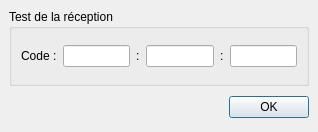
<ui version="4.0" >
 <author></author>
 <comment></comment>
 <exportmacro></exportmacro>
 <class>TestDevice</class>
 <widget class="QDialog" name="TestDevice" >
  <property name="geometry" >
   <rect>
    <x>0</x>
    <y>0</y>
    <width>318</width>
    <height>132</height>
   </rect>
  </property>
  <property name="windowTitle" >
   <string>Test</string>
  </property>
  <layout class="QGridLayout" >
   <property name="margin" >
    <number>9</number>
   </property>
   <property name="spacing" >
    <number>6</number>
   </property>
   <item row="0" column="0" >
    <widget class="QGroupBox" name="groupBox" >
     <property name="title" >
      <string>Test de la réception</string>
     </property>
     <layout class="QGridLayout" >
      <property name="margin" >
       <number>9</number>
      </property>
      <property name="spacing" >
       <number>6</number>
      </property>
      <item row="0" column="0" >
       <layout class="QHBoxLayout" >
        <property name="margin" >
         <number>0</number>
        </property>
        <property name="spacing" >
         <number>6</number>
        </property>
        <item>
         <widget class="QLabel" name="label" >
          <property name="text" >
           <string>Code :</string>
          </property>
         </widget>
        </item>
        <item>
         <widget class="QLineEdit" name="keyCodeA" >
          <property name="alignment" >
           <set>Qt::AlignHCenter</set>
          </property>
          <property name="readOnly" >
           <bool>true</bool>
          </property>
         </widget>
        </item>
        <item>
         <widget class="QLabel" name="label_2" >
          <property name="text" >
           <string>:</string>
          </property>
         </widget>
        </item>
        <item>
         <widget class="QLineEdit" name="keyCodeB" >
          <property name="alignment" >
           <set>Qt::AlignHCenter</set>
          </property>
          <property name="readOnly" >
           <bool>true</bool>
          </property>
         </widget>
        </item>
        <item>
         <widget class="QLabel" name="label_3" >
          <property name="text" >
           <string>:</string>
          </property>
         </widget>
        </item>
        <item>
         <widget class="QLineEdit" name="keyCodeC" >
          <property name="alignment" >
           <set>Qt::AlignHCenter</set>
          </property>
          <property name="readOnly" >
           <bool>true</bool>
          </property>
         </widget>
        </item>
       </layout>
      </item>
     </layout>
    </widget>
   </item>
   <item row="1" column="0" >
    <layout class="QHBoxLayout" >
     <property name="margin" >
      <number>0</number>
     </property>
     <property name="spacing" >
      <number>6</number>
     </property>
     <item>
      <spacer>
       <property name="orientation" >
        <enum>Qt::Horizontal</enum>
       </property>
       <property name="sizeHint" >
        <size>
         <width>131</width>
         <height>31</height>
        </size>
       </property>
      </spacer>
     </item>
     <item>
      <widget class="QPushButton" name="okButton" >
       <property name="text" >
        <string>OK</string>
       </property>
      </widget>
     </item>
    </layout>
   </item>
  </layout>
 </widget>
 <pixmapfunction></pixmapfunction>
 <resources/>
 <connections>
  <connection>
   <sender>okButton</sender>
   <signal>clicked()</signal>
   <receiver>TestDevice</receiver>
   <slot>accept()</slot>
   <hints>
    <hint type="sourcelabel" >
     <x>278</x>
     <y>253</y>
    </hint>
    <hint type="destinationlabel" >
     <x>96</x>
     <y>254</y>
    </hint>
   </hints>
  </connection>
 </connections>
</ui>
